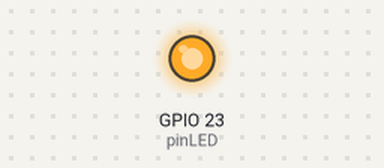
Bench run of a sketch on a simulated ESP32. Shown: output pins drawn as LEDs (lit = HIGH). What the sketch prints to the serial monitor is not drawn.

Above: at 0.1 s.
At 4.6 s:
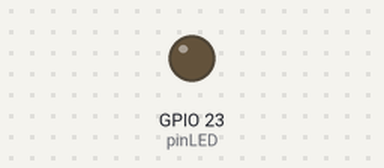
Timing chart, 0 to 6.1 s (numbered marks = the images above):
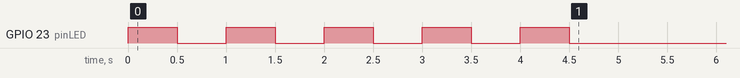

The sketch:

pisca.ino
```cpp
#define pinLED 23

void setup() {
  // put your setup code here, to run once:
  Serial.begin(115200);
  Serial.println("Hello, ESP32!");
  pinMode(pinLED, OUTPUT);
  pisca(5);
}

void loop() {
  // put your main code here, to run repeatedly:
  delay(10); // this speeds up the simulation
}

void pisca(int vezes){
  for(int i=0; i<vezes; i++){
    digitalWrite(pinLED, HIGH);
    delay(500);
    digitalWrite(pinLED, LOW);
    delay(500);
  }
}
```
